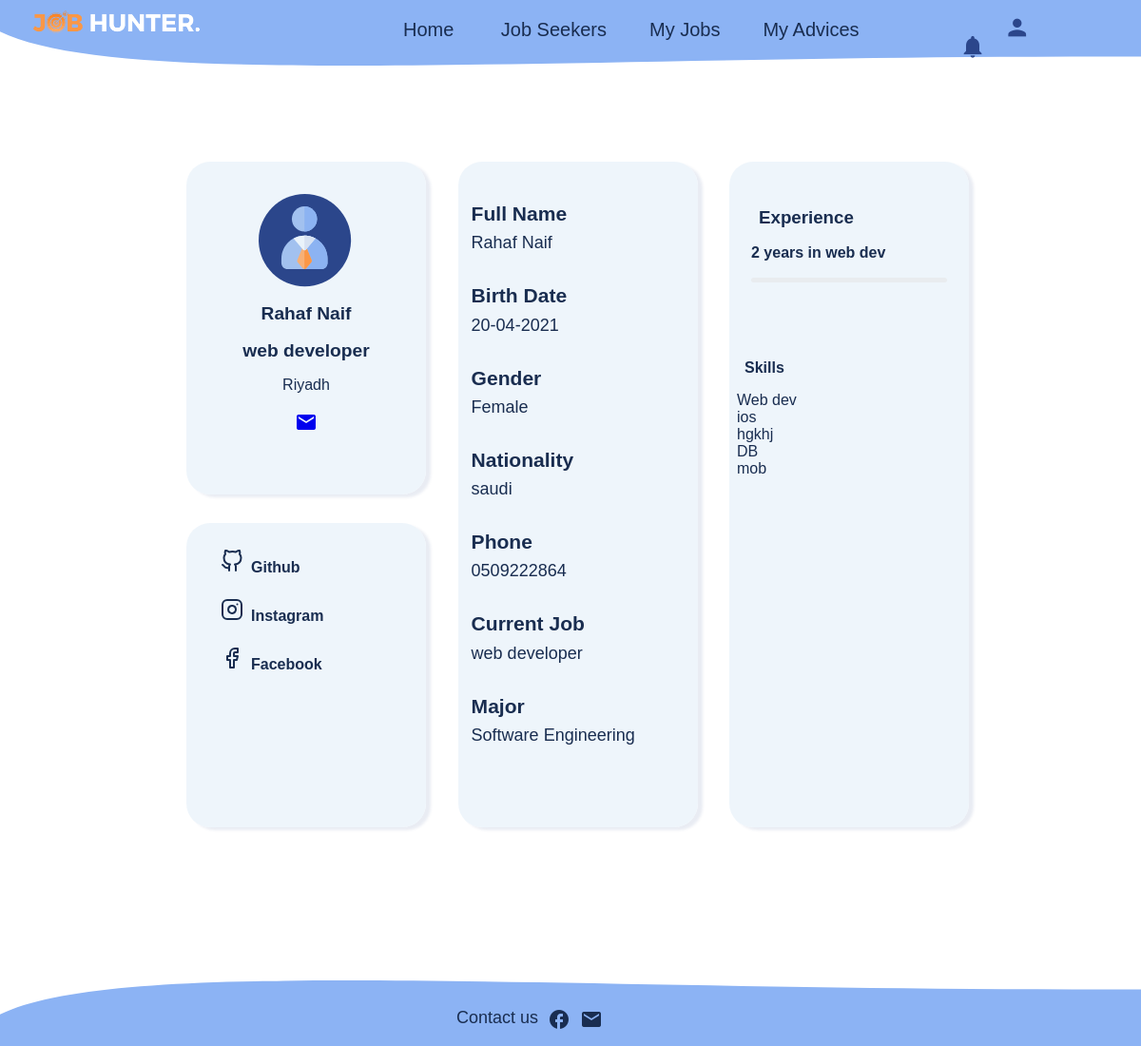
Page /JobSeekerViewProf.php?applicantID=rahafnaif0@gmail.com (signed in) on the committed database.
### tables this page shows
CREATE TABLE `jobseeker` (
  `firstName` varchar(50) NOT NULL,
  `lastName` varchar(50) NOT NULL,
  `email` varchar(50) NOT NULL,
  `password` varchar(30) NOT NULL,
  `birthDate` date NOT NULL,
  `gender` varchar(10) NOT NULL,
  `nationality` varchar(50) NOT NULL,
  `city` varchar(50) NOT NULL,
  `phone` char(12) NOT NULL,
  `major` varchar(50) NOT NULL,
  `experince` text DEFAULT NULL,
  `currentJob` varchar(50) DEFAULT NULL,
  `role` int(1) DEFAULT 1,
  `Github` text DEFAULT NULL,
  `Instagram` text DEFAULT NULL,
  `Facebook` text DEFAULT NULL
);

CREATE TABLE `skills` (
  `skill_id` int(11) NOT NULL,
  `JobSeeker_email` varchar(30) NOT NULL,
  `skillName` varchar(100) NOT NULL
);

### JobSeekerViewProf.php (the view, shortened to what this page needs)
<?php
if (!($database = mysqli_connect("localhost", "root", "")))
  die("<p>Could not connect to database</p>");
?>
<!DOCTYPE html>
<html lang="en" xmlns="http://www.w3.org/1999/xhtml">
<head>
  <link type="text/css" href="styles/JobSeekerProfile.css" rel="stylesheet" />
  <link rel="stylesheet" href="styles/Buttons.css" />
  <link rel="stylesheet" href="styles/NavbarStyles.css" />
  <link rel="stylesheet" href="styles/Notifications.css" />
  <link rel="stylesheet" href="styles\Footer.css" />
</head>
<body>
  <?php include('./NavigationBar.php') ?>
  <main style="min-height: 100vh;">
    <?php
    if (isset($_POST['viewi']))
      $email = $_POST['viewinfo'];
    else
      $email = $_SESSION['email'];
    if (isset($_GET['applicantID'])) {
      $email = $_GET['applicantID'];
    }
    $query = "select * from jobseeker WHERE email='$email'";
    $result = mysqli_query($database, $query);
    if ($result) {
      while ($data = mysqli_fetch_assoc($result)) {
        $firstName = $data['firstName'];
        $lastName = $data['lastName'];
        $email = $data['email'];
        $bDate = $data['birthDate'];
        $birthDate = date("d-m-Y", strtotime($bDate));
        $gender = $data['gender'];
        $nationality = $data['nationality'];
        $city = $data['city'];
        $phone = $data['phone'];
        $major = $data['major'];
        $experince = $data['experince'];
        $currentJob = $data['currentJob'];
      }
    } else {
      echo "There are no info.";
      exit();
    }
    ?>
    <div class="details">
      <img src="img/person_JobDetails.svg" alt="Admin" class="circle" style="width:128px;height:128px;">
      <h4><?php echo $firstName . " " . $lastName; ?> </h4>
      <h4><?php echo $currentJob; ?> </h4>
      <p><?php echo $city; ?></p>
      <div class="profile-buttons"> <br>
        <?php
        if ($_SESSION['role'] == 2)
          print '<div class="buttons">
                    <a href="mailto: ' . $email . '"> <i class="material-icons" >email</i> </a></div> ';
        ?>
      </div>
    </div>
    <div class="details1">
      <li class="group-list-item display-flex justify-between align-center  flex-wrap">
        <h6 class="margin-bottom-0">Github</h6>
      <li class="group-list-item display-flex justify-between align-center  flex-wrap">
        <h6 class="margin-bottom-0">Instagram</h6>
      </li>
      <li class="group-list-item display-flex justify-between align-center  flex-wrap">
        <h6 class="margin-bottom-0">Facebook</h6>
      </li>
    </div>
    <div class="sideBar">
      <div class="titleAndValueDiv">
        <h3>Full Name</h3>
        <p><?php echo $firstName . " " . $lastName; ?></p>
      </div>
      <div class="titleAndValueDiv">
        <h3>Birth Date</h3>
        <p><?php echo $birthDate ?></p>
      </div>
      <div class="titleAndValueDiv">
        <h3>Gender</h3>
        <p><?php echo $gender ?></p>
      </div>
      <div class="titleAndValueDiv">
        <h3>Nationality</h3>
        <p> <?php echo $nationality ?></p>
      </div>
      <div class="titleAndValueDiv">
        <h3>Phone</h3>
        <p><?php echo $phone ?></p>
      </div>
      <div class="titleAndValueDiv">
        <?php if (!empty($currentJob)) { ?>
          <h3>Current Job</h3>
          <p><?php echo $currentJob ?></p> <?php } ?>
      </div>
      <div class="titleAndValueDiv">
        <h3>Major</h3>
        <p><?php echo $major ?></p>
      </div>
    </div>
    <div class="sideBar1">
      <div class="row gutters-sm">
        <div class="column-6 margin-bottom-3">
          <div class="card h-100">
            <div class="card-body">
              <h3 class="display-flex align-center  margin-bottom-3"><i class="material-icons text-info margin-right-2"> </i> Experience </span>
                <h4><?php echo $experince ?> </h4>
                <div class="progress margin-bottom-3" style="height: 5px">
                </div>
            </div>
          </div>
        </div>
        <div class="column-5 margin-bottom-3">
          <div class="card h-100">
            <div class="card-body">
              <h4 class="display-flex align-center  margin-bottom-3">
                Skills
              </h4><span style="position: absolute;left: 90%;top:2%;cursor: pointer;"></span>
              <?php
              $skills = "SELECT * FROM skills WHERE JobSeeker_email='" . $email . "'";
              $res = mysqli_query($database, $skills);
              if ($res) {
                while ($data = mysqli_fetch_assoc($res)) {
                  print('<p>' . $data['skillName'] . '</p>');
                }
              } else {
                echo $database->error;
                echo '<p>no skills</p>';
              }
              ?>
            </div>
          </div>
        </div>
      </div>
    </div>
  </main>
  <div class="footer">
    <div class="footer-content">
      <p>Contact us</p>
      <span class="material-icons">facebook</span>
      <a href="mailto:jobhunter@ksu.com"><span class="material-icons">email</span></a>
    </div>
    <div class="shape-footer" style="height: 150px;"><svg viewBox="0 0 500 150" preserveAspectRatio="none" style="height: 100%; width: 100%;">
        <path d="M-15.58,-15.49 C-16.70,110.81 186.45,57.52 502.48,59.50 L500.00,0.00 L0.00,0.00 Z" style="stroke: none; fill: #8CB3F4;"></path>
      </svg></div>
  </div>
</body>
</html>

### styles/JobSeekerProfile.css (style rules this page uses)
* { margin: 0; padding: 0; font-family: "Lucida Sans", "Lucida Sans Regular", "Lucida Grande", "Lucida Sans Unicode", Geneva, Verdana, sans-serif; font-weight: 400; box-sizing: border-box; }
body { font-family: "Lucida Sans", "Lucida Sans Regular", "Lucida Grande", "Lucida Sans Unicode", Geneva, Verdana, sans-serif; color: #192d50; }
main { width: 70%; margin: 0 auto; position: relative; }
.details { list-style: none; width: 30%; border-radius: 1.25rem; font-size: 1rem; margin: 1rem; padding: 1rem; margin-top: 1.25rem; position: absolute; margin-left: 1rem; background-color: rgba(234, 243, 250, 0.8); text-align: center; height: 350px; background: rgba(234, 243, 250, 0.8); border-radius: 25px; box-shadow: 5px 3px 3px rgba(43, 70, 139, 0.1); }
.details1 { position: absolute; list-style: none; width: 30%; height: fit-content; height: 320px; border-radius: 1.25rem; font-size: 1rem; margin: 10rem; padding: 1rem; margin-right: 20px; margin-bottom: 10px; margin-top: 25rem; position: absolute; margin-left: 1rem; margin-bottom: 25px; padding: bottom 20px; background-color: rgba(234, 243, 250, 0.8); text-align: justify; background: rgba(234, 243, 250, 0.8); border-radius: 25px; box-shadow: 5px 3px 3px rgba(43, 70, 139, 0.1); }
.sideBar { display: inline-block; position: absolute; list-style: none; height: 700px; border-radius: 20px; font-size: 16px; margin: 1px; padding: 10px; margin-top: 20px; background-color: rgba(234, 243, 250, 0.8); right: 0; margin-right: 34%; width: 30%; background: rgba(234, 243, 250, 0.8); border-radius: 25px; box-shadow: 5px 3px 3px rgba(43, 70, 139, 0.1); }
.sideBar1 { display: inline-block; position: absolute; list-style: none; height: 700px; border-radius: 20px; font-size: 16px; margin: 1px; margin-top: 20px; background-color: rgba(234, 243, 250, 0.8); right: 0; margin-right: 1px; margin-left: 20px; width: 30%; background: rgba(234, 243, 250, 0.8); border-radius: 25px; box-shadow: 5px 3px 3px rgba(43, 70, 139, 0.1); }
.titleAndValueDiv { margin: 2rem 0.2rem; }
.titleAndValueDiv, .details h6 { font-size: large; font-weight: bold; }
.details h4 { font-size: larger; padding-bottom: 0.5rem; }
.profile-buttons { display: inline; }
.circle { border-radius: 50%; }
.column-3, .column-6, .column-9, .column-4, .column-8 { position: relative; width: 100%; min-height: 1px; padding-right: 15px; padding-left: 15px; }
.margin-bottom-3 { margin-bottom: 1rem !important; }
.card { position: relative; display: flex; flex-direction: column; min-width: 0; word-wrap: break-word; background-clip: border-box; border-radius: 0.25rem; }
.card-body { flex: 1 1 auto; padding: 1.25rem; }
.display-flex { display: flex !important; }
.align-center { align-items: center !important; }
.margin-bottom-3 { margin-top: 1rem !important; }
.group-list-item { position: relative; display: block; padding: 0.75rem 1.25rem; margin-bottom: -1px; border: 1px rgba(0, 0, 0, 0.125); }
.justify-between { justify-content: space-between !important; }
.flex-wrap { flex-wrap: wrap !important; }
.margin-bottom-0 { margin-bottom: 0 !important; }
.margin-right-2 { margin-right: 0.5rem !important; }
h1, h2, h3, h4, h5, h6 { margin-top: 0; margin-bottom: 0.5rem; }
h1, h2, h3, h4, h5, h6 { margin-bottom: 0.5rem; font-family: inherit; font-weight: 600; line-height: 1.2; color: inherit; }
h6 { font-size: 1rem; }
.h-100 { height: 100% !important; }
.progress { display: -webkit-box; display: -ms-flexbox; display: flex; height: 1rem; overflow: hidden; font-size: 0.75rem; background-color: #e9ecef; border-radius: 0.25rem; }
.card-body { flex: 1 1 auto; min-height: 1px; padding: 1rem; }
.gutters-sm { margin-right: -8px; margin-left: -8px; }
.shape-footer { width: 100%; }

### styles/Buttons.css (style rules this page uses)
a { text-decoration: none; }

### styles/NavbarStyles.css (style rules this page uses)
* { margin: 0; padding: 0; font-family: "Lucida Sans", "Lucida Sans Regular", "Lucida Grande", "Lucida Sans Unicode", Geneva, Verdana, sans-serif; font-weight: 400; }

### rows in the picture
jobseeker: firstName "Rahaf", lastName "Naif", currentJob "web developer", city "Riyadh", birthDate "20-04-2021", gender "Female", nationality "saudi", phone "0509222864", major "Software Engineering", experince "2 years in web dev"
skills: skillName "Web dev"
skills: skillName "ios"
skills: skillName "hgkhj"
skills: skillName "DB"
skills: skillName "mob"
